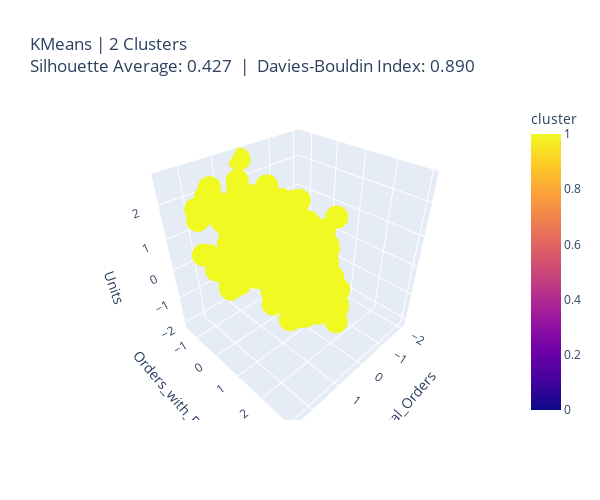

The notebook cell this image was saved under:
### Code cell
from sklearn.metrics import davies_bouldin_score

# modify rfm_df_scaled and add cluster labels
df_preds = rfm_df_scaled.copy()
df_preds["cluster"] = kmeans.labels_

db_index = davies_bouldin_score(rfm_df_scaled, kmeans.labels_)
# print(f"Davies-Bouldin Index (KMeans, n_clusters={k_clusters}): {db_index:.3f}")

px.scatter_3d(
    df_preds, 
    x="Total_Orders", y="Orders_with_Discount", z="Units", 
    height=500, width=600, color="cluster", 
    title=f"KMeans | {k_clusters} Clusters<br>Silhouette Average: {silhouette_avg:.3f}  |  Davies-Bouldin Index: {db_index:.3f}"
)

### Figure 1 — Plotly figure (JSON) as saved in the notebook; plotly's stock layout.template omitted (floating-point values rounded to 4 significant figures; data arrays with more than 128 entries replaced by an {"elided": "..."} marker saying what was removed)
{"data": [{"hovertemplate": "Total_Orders=%{x}<br>Orders_with_Discount=%{y}<br>Units=%{z}<br>cluster=%{marker.color}<extra></extra>", "legendgroup": "", "marker": {"color": {"elided": "1248 int values"}, "coloraxis": "coloraxis", "symbol": "circle"}, "mode": "markers", "name": "", "scene": "scene", "showlegend": false, "type": "scatter3d", "x": {"elided": "1248 float values"}, "y": {"elided": "1248 float values"}, "z": {"elided": "1248 float values"}}], "layout": {"coloraxis": {"colorbar": {"title": {"text": "cluster"}}, "colorscale": [[0, "#0d0887"], [0.1111, "#46039f"], [0.2222, "#7201a8"], [0.3333, "#9c179e"], [0.4444, "#bd3786"], [0.5556, "#d8576b"], [0.6667, "#ed7953"], [0.7778, "#fb9f3a"], [0.8889, "#fdca26"], [1, "#f0f921"]]}, "height": 500, "legend": {"tracegroupgap": 0}, "scene": {"domain": {"x": [0, 1], "y": [0, 1]}, "xaxis": {"title": {"text": "Total_Orders"}}, "yaxis": {"title": {"text": "Orders_with_Discount"}}, "zaxis": {"title": {"text": "Units"}}}, "title": {"text": "KMeans | 2 Clusters<br>Silhouette Average: 0.427  |  Davies-Bouldin Index: 0.890"}, "width": 600}}
